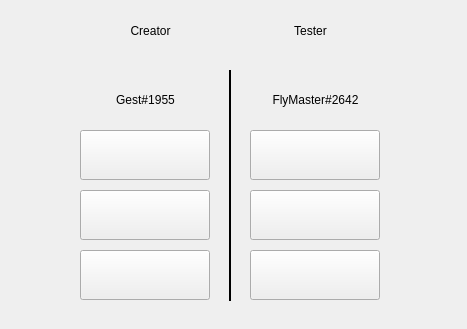
<?xml version="1.0" encoding="UTF-8"?>
<ui version="4.0">
 <class>About</class>
 <widget class="QWidget" name="About">
  <property name="windowModality">
   <enum>Qt::ApplicationModal</enum>
  </property>
  <property name="geometry">
   <rect>
    <x>0</x>
    <y>0</y>
    <width>467</width>
    <height>329</height>
   </rect>
  </property>
  <property name="windowTitle">
   <string>About</string>
  </property>
  <widget class="QPushButton" name="youtubeCPushButton">
   <property name="geometry">
    <rect>
     <x>80</x>
     <y>130</y>
     <width>130</width>
     <height>50</height>
    </rect>
   </property>
   <property name="cursor">
    <cursorShape>PointingHandCursor</cursorShape>
   </property>
   <property name="text">
    <string/>
   </property>
   <property name="icon">
    <iconset resource="qrc.qrc">
     <normaloff>:/resource/img/white_theme/youtube.png</normaloff>:/resource/img/white_theme/youtube.png</iconset>
   </property>
   <property name="iconSize">
    <size>
     <width>48</width>
     <height>48</height>
    </size>
   </property>
  </widget>
  <widget class="QPushButton" name="youtubeTPushButton">
   <property name="geometry">
    <rect>
     <x>250</x>
     <y>130</y>
     <width>130</width>
     <height>50</height>
    </rect>
   </property>
   <property name="cursor">
    <cursorShape>PointingHandCursor</cursorShape>
   </property>
   <property name="text">
    <string/>
   </property>
   <property name="icon">
    <iconset resource="qrc.qrc">
     <normaloff>:/resource/img/white_theme/youtube.png</normaloff>:/resource/img/white_theme/youtube.png</iconset>
   </property>
   <property name="iconSize">
    <size>
     <width>48</width>
     <height>48</height>
    </size>
   </property>
  </widget>
  <widget class="QPushButton" name="vkCButton">
   <property name="geometry">
    <rect>
     <x>80</x>
     <y>190</y>
     <width>130</width>
     <height>50</height>
    </rect>
   </property>
   <property name="cursor">
    <cursorShape>PointingHandCursor</cursorShape>
   </property>
   <property name="text">
    <string/>
   </property>
   <property name="icon">
    <iconset resource="qrc.qrc">
     <normaloff>:/resource/img/white_theme/vk.png</normaloff>:/resource/img/white_theme/vk.png</iconset>
   </property>
   <property name="iconSize">
    <size>
     <width>38</width>
     <height>38</height>
    </size>
   </property>
  </widget>
  <widget class="QPushButton" name="githubTButton">
   <property name="geometry">
    <rect>
     <x>250</x>
     <y>250</y>
     <width>130</width>
     <height>50</height>
    </rect>
   </property>
   <property name="cursor">
    <cursorShape>PointingHandCursor</cursorShape>
   </property>
   <property name="text">
    <string/>
   </property>
   <property name="icon">
    <iconset resource="qrc.qrc">
     <normaloff>:/resource/img/white_theme/github.png</normaloff>:/resource/img/white_theme/github.png</iconset>
   </property>
   <property name="iconSize">
    <size>
     <width>32</width>
     <height>32</height>
    </size>
   </property>
  </widget>
  <widget class="QPushButton" name="githubCButton">
   <property name="geometry">
    <rect>
     <x>80</x>
     <y>250</y>
     <width>130</width>
     <height>50</height>
    </rect>
   </property>
   <property name="cursor">
    <cursorShape>PointingHandCursor</cursorShape>
   </property>
   <property name="text">
    <string/>
   </property>
   <property name="icon">
    <iconset resource="qrc.qrc">
     <normaloff>:/resource/img/white_theme/github.png</normaloff>:/resource/img/white_theme/github.png</iconset>
   </property>
   <property name="iconSize">
    <size>
     <width>32</width>
     <height>32</height>
    </size>
   </property>
  </widget>
  <widget class="Line" name="line">
   <property name="geometry">
    <rect>
     <x>220</x>
     <y>70</y>
     <width>20</width>
     <height>231</height>
    </rect>
   </property>
   <property name="styleSheet">
    <string notr="true">color: black;</string>
   </property>
   <property name="frameShadow">
    <enum>QFrame::Plain</enum>
   </property>
   <property name="lineWidth">
    <number>2</number>
   </property>
   <property name="midLineWidth">
    <number>2</number>
   </property>
   <property name="orientation">
    <enum>Qt::Vertical</enum>
   </property>
  </widget>
  <widget class="QLabel" name="label">
   <property name="geometry">
    <rect>
     <x>80</x>
     <y>10</y>
     <width>141</width>
     <height>41</height>
    </rect>
   </property>
   <property name="text">
    <string>Creator</string>
   </property>
   <property name="alignment">
    <set>Qt::AlignCenter</set>
   </property>
  </widget>
  <widget class="QLabel" name="label_2">
   <property name="geometry">
    <rect>
     <x>240</x>
     <y>10</y>
     <width>141</width>
     <height>41</height>
    </rect>
   </property>
   <property name="text">
    <string>Tester</string>
   </property>
   <property name="alignment">
    <set>Qt::AlignCenter</set>
   </property>
  </widget>
  <widget class="QPushButton" name="vkTButton">
   <property name="geometry">
    <rect>
     <x>250</x>
     <y>190</y>
     <width>130</width>
     <height>50</height>
    </rect>
   </property>
   <property name="cursor">
    <cursorShape>PointingHandCursor</cursorShape>
   </property>
   <property name="text">
    <string/>
   </property>
   <property name="icon">
    <iconset resource="qrc.qrc">
     <normaloff>:/resource/img/white_theme/vk.png</normaloff>:/resource/img/white_theme/vk.png</iconset>
   </property>
   <property name="iconSize">
    <size>
     <width>38</width>
     <height>38</height>
    </size>
   </property>
  </widget>
  <widget class="QLabel" name="label_3">
   <property name="geometry">
    <rect>
     <x>90</x>
     <y>80</y>
     <width>111</width>
     <height>41</height>
    </rect>
   </property>
   <property name="cursor">
    <cursorShape>IBeamCursor</cursorShape>
   </property>
   <property name="text">
    <string>Gest#1955</string>
   </property>
   <property name="alignment">
    <set>Qt::AlignCenter</set>
   </property>
   <property name="textInteractionFlags">
    <set>Qt::LinksAccessibleByMouse|Qt::TextSelectableByMouse</set>
   </property>
  </widget>
  <widget class="QLabel" name="label_4">
   <property name="geometry">
    <rect>
     <x>250</x>
     <y>80</y>
     <width>131</width>
     <height>41</height>
    </rect>
   </property>
   <property name="cursor">
    <cursorShape>IBeamCursor</cursorShape>
   </property>
   <property name="text">
    <string>FlyMaster#2642</string>
   </property>
   <property name="alignment">
    <set>Qt::AlignCenter</set>
   </property>
   <property name="textInteractionFlags">
    <set>Qt::LinksAccessibleByMouse|Qt::TextSelectableByMouse</set>
   </property>
  </widget>
  <widget class="QLabel" name="Discord_icon">
   <property name="geometry">
    <rect>
     <x>120</x>
     <y>40</y>
     <width>51</width>
     <height>51</height>
    </rect>
   </property>
   <property name="text">
    <string/>
   </property>
   <property name="pixmap">
    <pixmap resource="qrc.qrc">:/resource/img/white_theme/discord.png</pixmap>
   </property>
   <property name="scaledContents">
    <bool>true</bool>
   </property>
  </widget>
  <widget class="QLabel" name="Discord_icon_2">
   <property name="geometry">
    <rect>
     <x>285</x>
     <y>40</y>
     <width>51</width>
     <height>51</height>
    </rect>
   </property>
   <property name="text">
    <string/>
   </property>
   <property name="pixmap">
    <pixmap resource="qrc.qrc">:/resource/img/white_theme/discord.png</pixmap>
   </property>
   <property name="scaledContents">
    <bool>true</bool>
   </property>
  </widget>
 </widget>
 <resources>
  <include location="qrc.qrc"/>
 </resources>
 <connections/>
</ui>
